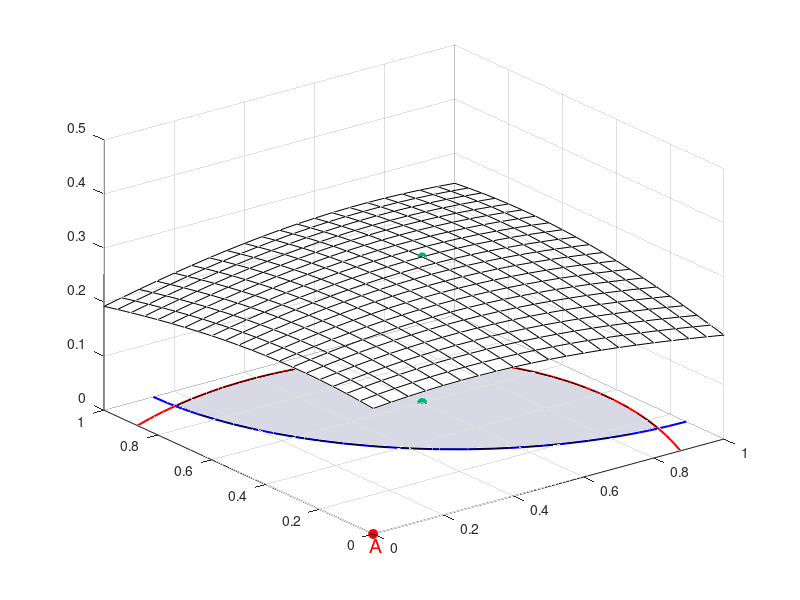

Reproduce this figure in MATLAB. (Note: this script raises an error after producing the figure.)
clear all
clc

mu1 = [0 0];
mu2 = [1 1];
sigma1 = [1 0.4; 0.4 1];
sigma2 = [1 0; 0 1];

x1 = -3:.05:5;
x2 = -3:.05:5;
[X1,X2] = meshgrid(x1,x2);
X = [X1(:) X2(:)];

y1 = mvnpdf(X,mu1,sigma1);
y1 = reshape(y1,length(x2),length(x1));
y2 = mvnpdf(X,mu2,sigma2);
y2 = reshape(y2,length(x2),length(x1));
y = y1+y2;

%find maximum point of y 
[tempV1, tempI1] = max(y);
[tempV2, tempI2] = max(max(y));

maxValue = tempV2;
max_x1 = x1(tempI1(tempI2));
max_x2 = x2(tempI2);

% plot surface
s1 = surf(X1,X2, y,'FaceAlpha',0);
hold on

% denote the maximum on the bottom
scatter(max_x1,max_x2,'MarkerEdgeColor',[0 .7 .5],...
    'MarkerFaceColor',[0 .7 .5],...
    'LineWidth',1.5)

% denote the maximum on the surface
scatter3(max_x1,max_x2,maxValue,'MarkerEdgeColor',[0 .7 .5],...
    'MarkerFaceColor',[0 .7 .5])

% zoom in to overlapped region
xlim([0 1])
ylim([0 1])
zlim([0 0.5])

% 1st contour 
c1 = contour(x1,x2,y1,[0.11 0.11], 'r', 'LineWidth',1.5 );
hold on

% A: point and test 
scatter(mu1(1),mu1(2),'MarkerEdgeColor','r',...
    'MarkerFaceColor','r',...
    'LineWidth',1.5)
text(-0.05,-0.05, 0,'A', 'Color','r','FontSize', 14)
hold on

% 2st contour 
c2 = contour(x1,x2,y2,[0.11 0.11], 'b', 'LineWidth',1.5);
hold on
scatter(mu2(1),mu2(2),'MarkerEdgeColor','b',...
    'MarkerFaceColor','b',...
    'LineWidth',1.5)
% B: point and test 
text(1.05,1.05, 0,'B', 'Color','b','FontSize', 14)


startN = 53;
endN = 88;

startN2 = 114;
endN2 =141;

btwRegion = [c1(1,startN:endN), c2(1,startN2:endN2)];
x_region = [c1(2,startN:endN), c2(2,startN2:endN2)];
ff = fill(x_region, btwRegion, [0.85 0.85 0.90]);
ff.EdgeColor = 'none';


fig = gca;
xLab = xlabel('S','FontSize', 14);
xticks([]);
yLab = ylabel('T','FontSize', 14);
yticks([]);
zlabel('K','FontSize', 14)
zticks([])
